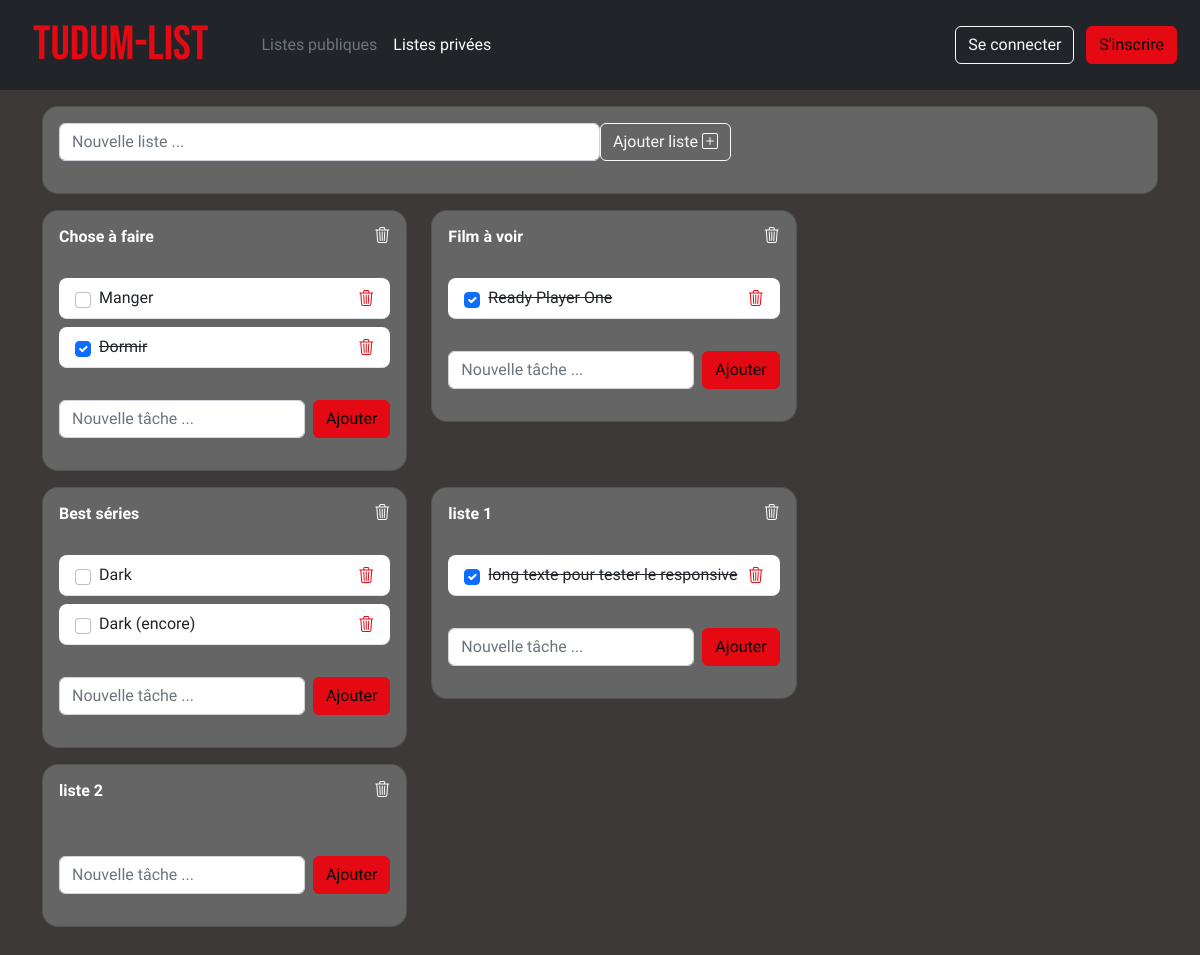
Before: / with the older database file.
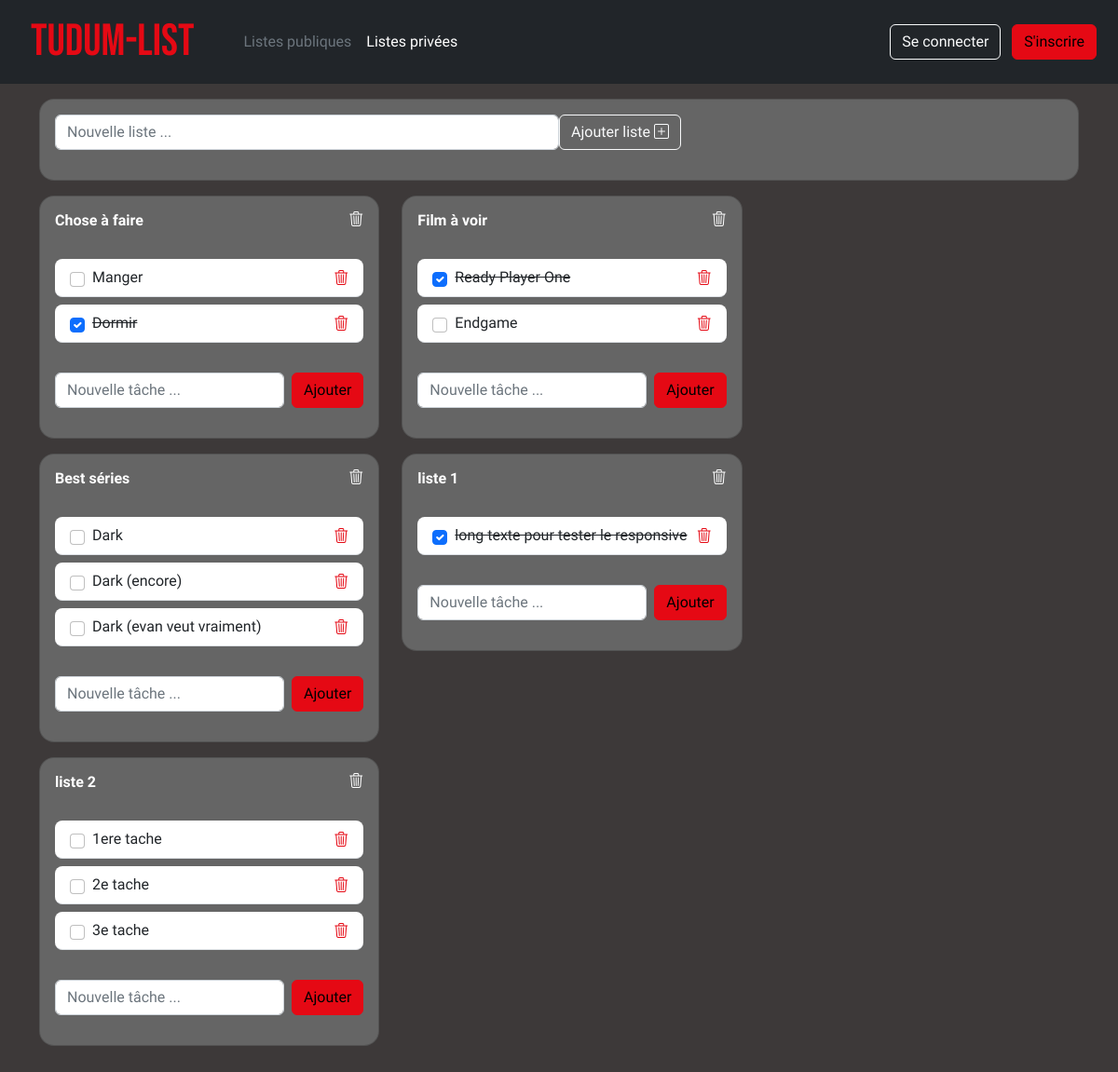
After: the same page with the newer database file.
### tables this page shows
CREATE TABLE IF NOT EXISTS `list` (
  `id` int(11) NOT NULL AUTO_INCREMENT,
  `name` varchar(30) NOT NULL,
  `owner` int(11) DEFAULT NULL,
  PRIMARY KEY (`id`),
  KEY `owner` (`owner`)
);

CREATE TABLE IF NOT EXISTS `task` (
  `id` int(11) NOT NULL AUTO_INCREMENT,
  `list` int(11) NOT NULL,
  `name` varchar(50) NOT NULL,
  `achieve` tinyint(1) NOT NULL DEFAULT '0',
  PRIMARY KEY (`id`),
  KEY `list` (`list`)
);

### src/index.php (called while the page is built)
<?php
require_once(__DIR__.'/config/config.php');
require($rep.'controller/frontController.php');
$fc = new FrontController();
?>

### src/config/config.php (called while the page is built, shortened)
<?php
$user='root';
$pass='';
$dsn='mysql:host=localhost;dbname=tudum-list';
?>

### src/modeles/ListeGateway.php (called while the page is built, shortened)
<?php
class ListeGateway {
    private $con;
    public function __construct($con) {
        $this->con = $con;
    }
    public function getAllListe() {
        $query = "SELECT * FROM List";
        $this->con->executeQuery($query);
        return $this->con->getResults();
    }
}
?>

### src/Connexion.php (called while the page is built, shortened)
<?php
class Connexion extends PDO {
	private $stmt;
	public function executeQuery(string $query, array $parameters = []) : bool{
		$this->stmt = parent::prepare($query);
		foreach ($parameters as $name => $value) {
		$this->stmt->bindValue($name, $value[0], $value[1]);
		}
		return $this->stmt->execute();
	}
	public function getResults() : array {
		return $this->stmt->fetchall();
	}
}
?>

### src/modeles/Liste.php (called while the page is built, shortened)
<?php
class Liste {
    private int $id;
    private string $name;
    public function __construct($id, $name, $owner = -1) {
        $this->id = $id;
        $this->name = $name;
    }
    public function getId() : int {
        return $this->id;
    }
    public function getName() : string {
        return $this->name;
    }
}
?>

### src/modeles/TacheGateway.php (called while the page is built, shortened)
<?php
class TacheGateway {
    private $con;
    public function __construct($con) {
        $this->con = $con;
    }
    public function getTacheListe($liste) {
        $query = "SELECT * FROM Task WHERE list = :list";
        $this->con->executeQuery($query, array(':list' => array($liste->getId(), PDO::PARAM_INT) ));
        return $this->con->getResults();
    }
}
?>

### src/modeles/Tache.php (called while the page is built, shortened)
<?php
class Tache {
    private int $id;
    private string $nom;
    private bool $realise;
    public function __construct($id, $liste, $nom, $realise = false) {
        $this->id = $id;
        $this->nom = $nom;
        $this->realise = $realise;
    }
    public function getId() : int {
        return $this->id;
    }
    public function getNom() : string {
        return $this->nom;
    }
    public function getRealise() : bool {
        return $this->realise;
    }
}
?>

### src/vues/accueil.php (the view, shortened to what this page needs)
<html>
    <head>
        <link href="https://cdn.jsdelivr.net/npm/bootstrap@5.2.2/dist/css/bootstrap.min.css" rel="stylesheet">
        <link rel="stylesheet" href="https://cdn.jsdelivr.net/npm/bootstrap-icons@1.10.2/font/bootstrap-icons.css">
        <link href="vues/style.css" rel="stylesheet">
    </head>
    <body>
      <?php require($rep.'vues/header.php');?>
        <main style="background-color: #3d3939">
        <div class="container py-3">
        <div class="col-auto">
            <div class="card rounded-4 mb-3" style="background-color: #656565;">
              <div class="card-body p-3">
              <form class="d-flex justify-content-flex-start align-items-center" method="POST">
                  <div class="col">
                    <input type="text" class="form-control" placeholder="Nouvelle liste ..." name="name" required>
                  </div>
                  <div class="col">
                    <button type="submit" class="btn btn-outline-light">
                      Ajouter liste
                      <i class="bi bi-plus-square"></i>
                    </div>
              </form>
</div>
</div>
</div>
        <div class="row">
          <?php
          Foreach ($listes as $l) {
            echo '
            <div class="col-auto">
            <div class="card rounded-4 mb-3" style="background-color: #656565;">
          <div class="card-body p-3">
          <div class="row justify-content-between">
          <h6 class="col-auto">'.$l->getName().'</h6>
          <a class="col-auto" href="?action=remove_list&id='.$l->getId().'" title="Remove list">
          <i class="bi bi-trash3" style="color:white"></i>
        </a>
        </div>
          <br>
          <ul class="list-group">';
            Foreach ($taches[$l->getId()] as $t) {
              echo '<li
              class="list-group-item d-flex justify-content-between align-items-center border-start-0 border-top-0 border-end-0 border-bottom rounded-3 mb-2">
              <div class="d-flex align-items-center">';
              if($t->getRealise() == false){
                echo '<input class="form-check-input me-2" type="checkbox"><label>'.$t->getNom().'</label>';
              } else{
                echo '<input class="form-check-input me-2" type="checkbox" checked><label><strike>'.$t->getNom().'</strike></label>';
              }
                echo '</div>
                <a href="?action=remove_task&id='.$t->getId().'" title="Remove task">
                  <i class="bi bi-trash3" style="color:#E50914"></i>
                </a>
              </li>';
            }
            echo '</ul>
            <form class="d-flex justify-content-center align-items-center mt-4" method="POST">
                <input type="text" class="form-control" placeholder="Nouvelle tâche ..." name="task" required>
                <input type="hidden" name="action" value="add_task">
                <input type="hidden" name="list" value="'.$l->getId().'">
              <button type="submit" class="btn btn-warning ms-2" style="background-color:#E50914;border:#E50914 1px solid;">Ajouter</button>
            </form>
            </div>
            </div>
            </div>
            ';
          }
          ?>
      </div>
      </div>
        </main>
      </body>
</html>

### src/controller/frontController.php (shortened to what this page needs)
<?php
require($rep."Connexion.php");
require($rep."modeles/ListeGateway.php");
require($rep."modeles/Liste.php");
require($rep."modeles/Tache.php");
require($rep."modeles/TacheGateway.php");
class FrontController {
    private $con;
    public function __construct() {
        global $dsn, $user, $pass, $rep, $vues, $erreur;
        $this->con = new Connexion($dsn, $user, $pass);
        try{
			$action=$_REQUEST['action'];
			switch($action) {
				case NULL:
					$this->initialisation();
					break;
			}
		} catch (PDOException $e)
		{
			$TabErreur[] = $erreur['pdo'];
			require ($rep.$vues['erreur']);
		}
		catch (Exception $e2)
			{
            $TabErreur[] = $erreur['autres'];
			require ($rep.$vues['erreur']);
			}
		exit(0);
    }
    public function initialisation() {
        global $rep, $vues;
        $liste_gw = new ListeGateway($this->con);
        $tache_gw = new TacheGateway($this->con);
        foreach ($liste_gw->getAllListe() as $l) {
            if($l['owner'] == NULL){
                $owner = -1;
            } else{
                $owner = $l['owner'];
            }
            $listes[] = new Liste($l['id'],utf8_encode($l['name']),$owner);
            $t = [];
            foreach ($tache_gw->getTacheListe(end($listes)) as $value) {
                $t[] = new Tache($value['id'],$value['list'],utf8_encode($value['name']),$value['achieve']);
            }
            $taches[$l['id']] = $t;
        }
        require($rep.$vues['accueil']);
    }
}
?>

### src/vues/header.php
<header class="p-3 bg-dark text-white">
    <div class="container-fluid" style="margin:0 5px;">
        <div class="d-flex flex-wrap align-items-center justify-content-center justify-content-lg-start">
            <a href="?action=" class="d-flex align-items-center mb-2 mb-lg-0 text-white text-decoration-none">
                <h1>TUDUM-LIST</h1>
            </a>
            <ul class="nav col-12 col-lg-auto me-lg-auto mb-2 justify-content-center mb-md-0">
                <li><a href="#" class="nav-link px-2 text-secondary">Listes publiques</a></li>
                <li><a href="#" class="nav-link px-2 text-white">Listes privées</a></li>
            </ul>
            <div class="text-end">
                <a type="button" class="btn btn-outline-light me-2" href="?action=connexion">Se connecter</a>
                <a type="button" class="btn btn-warning" style="background-color:#E50914;border:#E50914 1px solid;">S'inscrire</a>
            </div>
        </div>
    </div>
</header>

### src/vues/style.css (style rules this page uses)
h1 { margin: 0 45px 0 0; font-size: 3em; color: #e50914; font-family: "Bebas Neue", cursive; }
body { background-color: #3d3939; font-family: Exo; height: 100%; }
h6 { color: white; font-weight: bold; }

Changed rows visible on the page:
added task: name "Endgame", shown under list "Film à voir"
added task: name "Dark (evan veut vraiment)", shown under list "Best séries"
added task: name "1ere tache", shown under list "liste 2"
added task: name "2e tache", shown under list "liste 2"
added task: name "3e tache", shown under list "liste 2"
